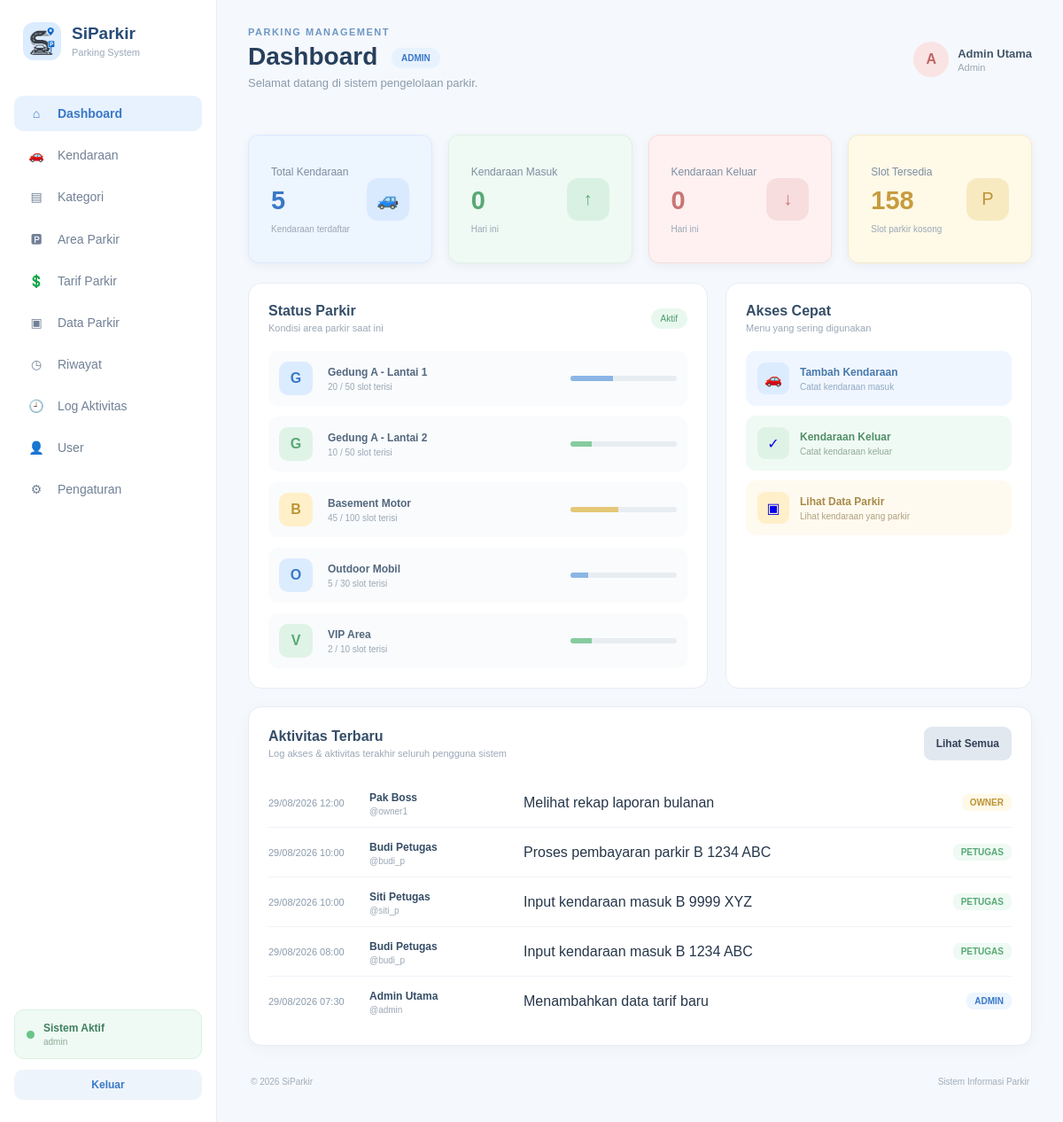
The page /controller/c_dashboard.php (signed in) on the database its author committed.
### tables this page shows
CREATE TABLE `tb_area_parkir` (
  `id_area` int NOT NULL,
  `id_kategori` int DEFAULT NULL,
  `nama_area` varchar(50) NOT NULL,
  `kapasitas` int NOT NULL,
  `terisi` int NOT NULL DEFAULT '0'
);

CREATE TABLE `tb_log_aktivitas` (
  `id_log` int NOT NULL,
  `id_user` int NOT NULL,
  `aktivitas` varchar(100) NOT NULL,
  `waktu_aktivitas` datetime NOT NULL DEFAULT CURRENT_TIMESTAMP
);

CREATE TABLE `tb_user` (
  `id_user` int NOT NULL,
  `nama_lengkap` varchar(50) NOT NULL,
  `username` varchar(50) NOT NULL,
  `password` varchar(100) NOT NULL,
  `role` enum('admin','petugas','owner') NOT NULL,
  `status_aktif` tinyint(1) NOT NULL DEFAULT '1'
);

### controller/c_dashboard.php (called while the page is built, shortened)
<?php
require_once __DIR__ . '/../model/m_dashboard.php';
$model=new M_Dashboard();$data=$model->getDataDashboard();
require_once __DIR__ . '/../model/m_log.php';
$log_terbaru = M_Log::recent(8);
require_once __DIR__ . '/../views/v_dashboard.php';

### views/_helpers.php (called while the page is built, shortened)
<?php
function base_url() {
    $projectRoot = str_replace('\\', '/', dirname(__DIR__));
    $docRoot = isset($_SERVER['DOCUMENT_ROOT']) ? str_replace('\\', '/', rtrim($_SERVER['DOCUMENT_ROOT'], '/')) : '';
    if ($docRoot !== '' && stripos($projectRoot, $docRoot) === 0) {
        return rtrim(substr($projectRoot, strlen($docRoot)), '/');
    }
    $script = str_replace('\\', '/', $_SERVER['SCRIPT_NAME'] ?? '');
    return rtrim(dirname(dirname($script)), '/');
}
function e($v){return htmlspecialchars((string)$v, ENT_QUOTES, 'UTF-8');}
function tanggal_id($dt){return $dt?date('d/m/Y H:i',strtotime($dt)):'-';}

### model/m_dashboard.php (called while the page is built, shortened)
<?php
require_once __DIR__ . '/m_koneksi.php';
class M_Dashboard
{
    public function getDataDashboard()
    {
        global $conn;
        $total_kendaraan = 0;
        $q1 = mysqli_query($conn, "SELECT COUNT(*) AS total FROM tb_kendaraan");
        if ($q1 && $row = mysqli_fetch_assoc($q1)) {
            $total_kendaraan = (int) $row['total'];
        }
        $kendaraan_masuk = 0;
        $q2 = mysqli_query(
            $conn,
            "SELECT COUNT(*) AS total FROM tb_transaksi WHERE DATE(waktu_masuk) = CURDATE()"
        );
        if ($q2 && $row = mysqli_fetch_assoc($q2)) {
            $kendaraan_masuk = (int) $row['total'];
        }
        $kendaraan_keluar = 0;
        $q3 = mysqli_query(
            $conn,
            "SELECT COUNT(*) AS total FROM tb_transaksi WHERE status = 'keluar' AND DATE(waktu_keluar) = CURDATE()"
        );
        if ($q3 && $row = mysqli_fetch_assoc($q3)) {
            $kendaraan_keluar = (int) $row['total'];
        }
        $slot_tersedia = 0;
        $q4 = mysqli_query(
            $conn,
            "SELECT COALESCE(SUM(kapasitas - terisi), 0) AS sisa FROM tb_area_parkir"
        );
        if ($q4 && $row = mysqli_fetch_assoc($q4)) {
            $slot_tersedia = (int) $row['sisa'];
        }
        $status_area = [];
        $palet = [
            ['warna' => 'blue',   'bg_icon' => 'blue-bg'],
            ['warna' => 'green',  'bg_icon' => 'green-bg'],
            ['warna' => 'yellow', 'bg_icon' => 'yellow-bg'],
        ];
        $q5 = mysqli_query(
            $conn,
            "SELECT id_area, nama_area, kapasitas, terisi FROM tb_area_parkir ORDER BY id_area ASC"
        );
        if ($q5) {
            $i = 0;
            while ($row = mysqli_fetch_assoc($q5)) {
                $kapasitas = (int) $row['kapasitas'];
                $terisi = (int) $row['terisi'];
                $persen = $kapasitas > 0 ? round(($terisi / $kapasitas) * 100) : 0;
                $warna = $palet[$i % count($palet)];
                $status_area[] = [
                    'nama'    => $row['nama_area'],
                    'terisi'  => $terisi,
                    'total'   => $kapasitas,
                    'persen'  => $persen,
                    'warna'   => $warna['warna'],
                    'bg_icon' => $warna['bg_icon'],
                ];
                $i++;
            }
        }
        return [
            'total_kendaraan'  => $total_kendaraan,
            'kendaraan_masuk'  => $kendaraan_masuk,
            'kendaraan_keluar' => $kendaraan_keluar,
            'slot_tersedia'    => $slot_tersedia,
            'status_area'      => $status_area,
        ];
    }
}

### model/m_log.php (called while the page is built, shortened)
<?php
require_once __DIR__ . '/m_koneksi.php';
class M_Log
{
    public static function recent($limit = 8)
    {
        global $conn;
        $limit = (int) $limit;
        $sql = "SELECT l.id_log, l.aktivitas, l.waktu_aktivitas, u.nama_lengkap, u.username, u.role
                FROM tb_log_aktivitas l
                JOIN tb_user u ON u.id_user = l.id_user
                ORDER BY l.waktu_aktivitas DESC
                LIMIT $limit";
        $q = mysqli_query($conn, $sql);
        return $q ? mysqli_fetch_all($q, MYSQLI_ASSOC) : [];
    }
}

### views/v_dashboard.php (the view, shortened to what this page needs)
<?php
require_once __DIR__ . '/_helpers.php';
require_once __DIR__ . '/../controller/_auth.php';
$current_page_override = 'v_dashboard.php';
$basePath = base_url();
$cssPath = $basePath . '/asset/dashboard_admin.css';
?>
<!DOCTYPE html>
<html lang="id">
<head>
    <link rel="stylesheet" href="<?php echo htmlspecialchars($cssPath); ?>">
</head>
<body>
    <div class="layout">
        <?php include __DIR__ . '/_sidebar.php'; ?>
        <main class="main">
            <header class="header">
                <div>
                    <p class="small-title">PARKING MANAGEMENT</p>
                    <h1>Dashboard <span class="badge" style="vertical-align:middle;margin-left:8px;background:#e8f2ff;color:#3978c7;">ADMIN</span></h1>
                    <p class="subtitle">
                        Selamat datang di sistem pengelolaan parkir.
                    </p>
                </div>
                <div class="profile">
                    <div class="profile-icon">
                        A
                    </div>
                    <div>
                        <strong><?= e($_SESSION['nama_lengkap'] ?? 'Admin') ?></strong>
                        <small><?= e(ucfirst($_SESSION['role'] ?? 'admin')) ?></small>
                    </div>
                </div>
            </header>
            <section class="stats">
                <div class="card blue">
                    <div class="card-content">
                        <span>Total Kendaraan</span>
                        <h2>
                            <?php echo $data['total_kendaraan']; ?>
                        </h2>
                        <small>Kendaraan terdaftar</small>
                    </div>
                    <div class="card-icon">
                        🚙
                    </div>
                </div>
                <div class="card green">
                    <div class="card-content">
                        <span>Kendaraan Masuk</span>
                        <h2>
                            <?php echo $data['kendaraan_masuk']; ?>
                        </h2>
                        <small>Hari ini</small>
                    </div>
                    <div class="card-icon">
                        ↑
                    </div>
                </div>
                <div class="card red">
                    <div class="card-content">
                        <span>Kendaraan Keluar</span>
                        <h2>
                            <?php echo $data['kendaraan_keluar']; ?>
                        </h2>
                        <small>Hari ini</small>
                    </div>
                    <div class="card-icon">
                        ↓
                    </div>
                </div>
                <div class="card yellow">
                    <div class="card-content">
                        <span>Slot Tersedia</span>
                        <h2>
                            <?php echo $data['slot_tersedia']; ?>
                        </h2>
                        <small>Slot parkir kosong</small>
                    </div>
                    <div class="card-icon">
                        P
                    </div>
                </div>
            </section>
            <section class="content-grid">
                <div class="panel">
                    <div class="panel-header">
                        <div>
                            <h3>Status Parkir</h3>
                            <p>Kondisi area parkir saat ini</p>
                        </div>
                        <span class="badge">
                            Aktif
                        </span>
                    </div>
                    <div class="parking-area">
                        <?php if (empty($data['status_area'])): ?>
                        <p class="subtitle">Belum ada data area parkir.</p>
                        <?php else: ?>
                        <?php foreach ($data['status_area'] as $area): ?>
                        <div class="parking-card">
                            <div class="parking-number <?php echo htmlspecialchars($area['bg_icon']); ?>">
                                <?php echo htmlspecialchars(strtoupper(substr($area['nama'], 0, 1))); ?>
                            </div>
                            <div>
                                <strong><?php echo htmlspecialchars($area['nama']); ?></strong>
                                <span><?php echo $area['terisi']; ?> / <?php echo $area['total']; ?> slot terisi</span>
                            </div>
                            <div class="progress">
                                <div class="progress-<?php echo htmlspecialchars($area['warna']); ?>" style="width: <?php echo $area['persen']; ?>%;"></div>
                            </div>
                        </div>
                        <?php endforeach; ?>
                        <?php endif; ?>
                    </div>
                </div>
                <div class="panel quick-panel">
                    <div class="panel-header">
                        <div>
                            <h3>Akses Cepat</h3>
                            <p>Menu yang sering digunakan</p>
                        </div>
                    </div>
                    <div class="quick-menu">
                        <a href="<?php echo htmlspecialchars($basePath . '/controller/c_kendaraan.php?aksi=tambah'); ?>" class="quick blue-quick">
                            <span>🚗</span>
                            <div>
                                <strong>Tambah Kendaraan</strong>
                                <small>Catat kendaraan masuk</small>
                            </div>
                        </a>
                        <a href="<?php echo htmlspecialchars($basePath . '/controller/c_dataparkir.php?aksi=tampil'); ?>" class="quick green-quick">
                            <span>✓</span>
                            <div>
                                <strong>Kendaraan Keluar</strong>
                                <small>Catat kendaraan keluar</small>
                            </div>
                        </a>
                        <a href="<?php echo htmlspecialchars($basePath . '/controller/c_dataparkir.php?aksi=tampil'); ?>" class="quick yellow-quick">
                            <span>▣</span>
                            <div>
                                <strong>Lihat Data Parkir</strong>
                                <small>Lihat kendaraan yang parkir</small>
                            </div>
                        </a>
                    </div>
                </div>
            </section>
            <section class="page-panel activity-panel">
                <div class="panel-header">
                    <div>
                        <h3>Aktivitas Terbaru</h3>
                        <p>Log akses &amp; aktivitas terakhir seluruh pengguna sistem</p>
                    </div>
                    <a class="btn-secondary" href="<?php echo htmlspecialchars($basePath . '/controller/c_log.php'); ?>">Lihat Semua</a>
                </div>
                <div class="activity-list">
                    <?php if (empty($log_terbaru)): ?>
                    <p class="subtitle">Belum ada aktivitas yang tercatat.</p>
                    <?php else: ?>
                    <?php foreach ($log_terbaru as $l): ?>
                    <div class="activity-row">
                        <span class="activity-time"><?php echo htmlspecialchars(tanggal_id($l['waktu_aktivitas'])); ?></span>
                        <span class="activity-who">
                            <strong><?php echo htmlspecialchars($l['nama_lengkap']); ?></strong>
                            <small>@<?php echo htmlspecialchars($l['username']); ?></small>
                        </span>
                        <span><?php echo htmlspecialchars($l['aktivitas']); ?></span>
                        <span class="role-tag <?php echo htmlspecialchars($l['role']); ?>"><?php echo htmlspecialchars($l['role']); ?></span>
                    </div>
                    <?php endforeach; ?>
                    <?php endif; ?>
                </div>
            </section>
            <footer>
                <span>© 2026 SiParkir</span>
                <span>
                    Sistem Informasi Parkir
                </span>
            </footer>
        </main>
    </div>
</body>
</html>

### views/_sidebar.php
<?php
require_once __DIR__ . '/_helpers.php';
$current_page = $current_page_override ?? basename($_SERVER['PHP_SELF']);
$basePath = base_url();
$role = $_SESSION['role'] ?? '';
if ($role === 'petugas') {
    $menus=[
     ['v_dashboard_petugas.php','⌂','Dashboard','controller/c_dashboard_petugas.php'],
     ['v_dataparkir.php','▣','Data Parkir','controller/c_dataparkir.php?aksi=tampil'],
     ['v_riwayat.php','◷','Riwayat','controller/c_riwayat.php'],
    ];
} elseif ($role === 'owner') {
    $menus=[
     ['v_dashboard_owner.php','⌂','Dashboard','controller/c_dashboard_owner.php'],
     ['v_rekap_transaksi.php','▤','Rekap Transaksi','controller/c_rekap_transaksi.php'],
     ['v_riwayat.php','◷','Riwayat','controller/c_riwayat.php'],
    ];
} else {
    $menus=[
     ['v_dashboard.php','⌂','Dashboard','controller/c_dashboard.php'],
     ['v_kendaraan.php','🚗','Kendaraan','controller/c_kendaraan.php?aksi=tampil'],
     ['v_kategori.php','▤','Kategori','controller/c_kategori.php?aksi=tampil'],
     ['v_area_parkir.php','🅿','Area Parkir','controller/c_area_parkir.php?aksi=tampil'],
     ['v_tarif.php','💲','Tarif Parkir','controller/c_tarif.php?aksi=tampil'],
     ['v_dataparkir.php','▣','Data Parkir','controller/c_dataparkir.php?aksi=tampil'],
     ['v_riwayat.php','◷','Riwayat','controller/c_riwayat.php'],
     ['v_log.php','🕘','Log Aktivitas','controller/c_log.php'],
     ['v_user.php','👤','User','controller/c_user.php?aksi=tampil'],
     ['v_pengaturan.php','⚙','Pengaturan','controller/c_pengaturan.php?aksi=tampil'],
    ];
}
?>
<aside class="sidebar">
    <div>
        <div class="logo"><img class="logo-icon" src="<?=e($basePath . '/asset/img/logo-icon.png')?>" alt="Logo SiParkir"><div><h2>SiParkir</h2><span>Parking System</span></div></div>
        <nav class="menu">
        <?php foreach($menus as [$page,$icon,$label,$url]): ?><a href="<?=e($basePath.'/'.$url)?>" class="menu-item <?=$current_page===$page?'active':''?>"><span class="icon"><?=e($icon)?></span><span><?=e($label)?></span></a><?php endforeach; ?>
        </nav>
    </div>
    <div class="sidebar-bottom"><div class="status-box"><span class="status-dot"></span><div><strong>Sistem Aktif</strong><small><?=e($_SESSION['username'] ?? 'Admin')?></small></div></div><a href="<?=e($basePath . '/controller/c_logout.php')?>" style="display:block;margin-top:12px;text-align:center;text-decoration:none;padding:10px;border-radius:10px;background:#eef4fb;color:#3978c7;font-size:12px;font-weight:700;">Keluar</a></div>
</aside>

### views/v_dashboard.php (style rules this page uses)
.activity-panel { margin-top: 20px; }
.activity-list { display:flex; flex-direction:column; }
.activity-row { display:grid; grid-template-columns:100px 160px 1fr auto; align-items:center; gap:14px; padding:12px 0; border-bottom:1px solid #eef2f7; }
.activity-row:last-child { border-bottom:0; }
.activity-time { font-size:11px; color:#8a9bad; }
.activity-who strong { font-size:12px; color:#344c66; }
.activity-who small { display:block; font-size:10px; color:#9ba8b6; margin-top:2px; }
.role-tag { display:inline-block; padding:4px 9px; border-radius:8px; font-size:10px; font-weight:bold; text-transform:uppercase; }
.role-tag.admin { background:#edf5ff; color:#3978c7; }
.role-tag.petugas { background:#eefaf3; color:#58a875; }
.role-tag.owner { background:#fff9e8; color:#bd9336; }

### rows shown on the page
tb_area_parkir: nama_area "G", nama_area "Gedung A - Lantai 1", terisi "20", kapasitas "50", $area['persen'] 40 (drawn)
tb_area_parkir: nama_area "G", nama_area "Gedung A - Lantai 2", terisi "10", kapasitas "50", $area['persen'] 20 (drawn)
tb_area_parkir: nama_area "B", nama_area "Basement Motor", terisi "45", kapasitas "100"
tb_area_parkir: nama_area "O", nama_area "Outdoor Mobil", terisi "5", kapasitas "30", $area['persen'] 17 (drawn)
tb_area_parkir: nama_area "V", nama_area "VIP Area", terisi "2", kapasitas "10", $area['persen'] 20 (drawn)
tb_log_aktivitas: waktu_aktivitas "29/08/2026 12:00", id_user.nama_lengkap "Pak Boss", id_user.username "owner1", aktivitas "Melihat rekap laporan bulanan", id_user.role "OWNER"
tb_log_aktivitas: waktu_aktivitas "29/08/2026 10:00", id_user.nama_lengkap "Budi Petugas", id_user.username "budi_p", aktivitas "Proses pembayaran parkir B 1234 ABC", id_user.role "PETUGAS"
tb_log_aktivitas: waktu_aktivitas "29/08/2026 10:00", id_user.nama_lengkap "Siti Petugas", id_user.username "siti_p", aktivitas "Input kendaraan masuk B 9999 XYZ", id_user.role "PETUGAS"
tb_log_aktivitas: waktu_aktivitas "29/08/2026 08:00", id_user.nama_lengkap "Budi Petugas", id_user.username "budi_p", aktivitas "Input kendaraan masuk B 1234 ABC", id_user.role "PETUGAS"
tb_log_aktivitas: waktu_aktivitas "29/08/2026 07:30", id_user.nama_lengkap "Admin Utama", id_user.username "admin", aktivitas "Menambahkan data tarif baru", id_user.role "ADMIN"

### other values the page prints
$icon "⌂"
$label "Dashboard"
$icon "🚗"
$label "Kendaraan"
$icon "▤"
$label "Kategori"
$icon "🅿"
$label "Area Parkir"
$icon "💲"
$label "Tarif Parkir"
$icon "▣"
$label "Data Parkir"
$icon "◷"
$label "Riwayat"
$icon "🕘"
